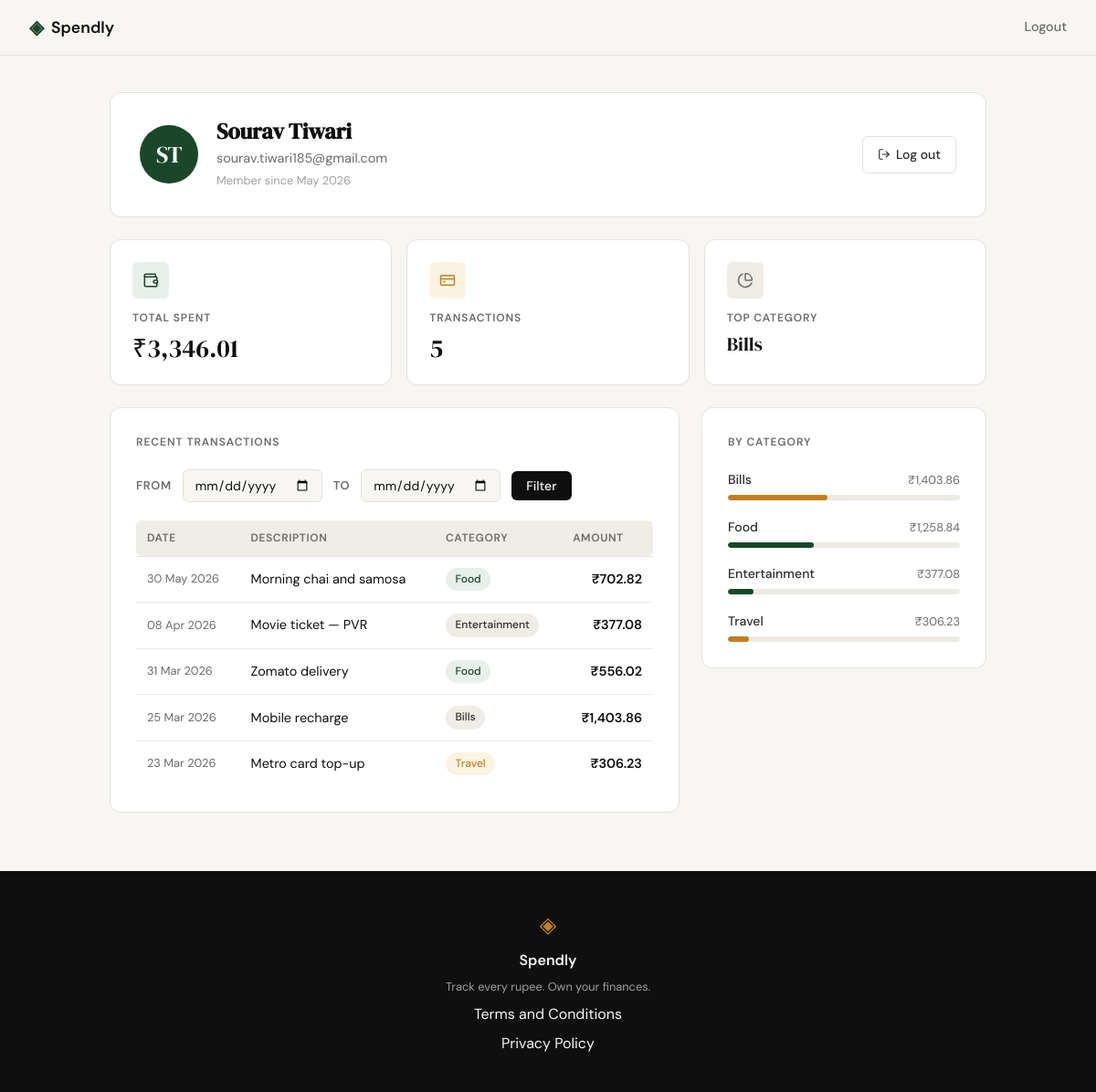
Page /profile (signed in) on the committed database.
### tables this page shows
CREATE TABLE users (
            id         INTEGER PRIMARY KEY AUTOINCREMENT,
            name       TEXT    NOT NULL,
            email      TEXT    NOT NULL UNIQUE,
            password   TEXT    NOT NULL,
            created_at TEXT    NOT NULL DEFAULT (datetime('now'))
        );

CREATE TABLE categories (
            id   INTEGER PRIMARY KEY AUTOINCREMENT,
            name TEXT    NOT NULL UNIQUE
        );

CREATE TABLE expenses (
            id          INTEGER PRIMARY KEY AUTOINCREMENT,
            user_id     INTEGER NOT NULL,
            category_id INTEGER NOT NULL,
            amount      REAL    NOT NULL CHECK (amount > 0),
            description TEXT,
            date        TEXT    NOT NULL DEFAULT (date('now')),
            created_at  TEXT    NOT NULL DEFAULT (datetime('now')),
            FOREIGN KEY (user_id)     REFERENCES users(id)      ON DELETE CASCADE,
            FOREIGN KEY (category_id) REFERENCES categories(id) ON DELETE RESTRICT
        );

### app.py (the view)
@app.route("/profile")
@login_required
def profile():
    uid = session["user_id"]
    user = queries.get_user_by_id(uid)
    if user is None:
        session.clear()
        return redirect(url_for("login"))
    start_date = request.args.get("start_date", "").strip() or None
    end_date   = request.args.get("end_date",   "").strip() or None
    for val in (start_date, end_date):
        if val:
            try:
                datetime.strptime(val, "%Y-%m-%d")
            except ValueError:
                abort(400)
    stats        = queries.get_summary_stats(uid, start_date=start_date, end_date=end_date)
    transactions = queries.get_recent_transactions(uid, start_date=start_date, end_date=end_date)
    categories   = queries.get_category_breakdown(uid, start_date=start_date, end_date=end_date)
    return render_template("profile.html", user=user,
                           stats=stats, transactions=transactions,
                           categories=categories,
                           start_date=start_date, end_date=end_date)

### app.py (called while the page is built)
@app.template_filter('inr')
def inr_filter(value):
    return f"₹{value:,.2f}"

def login_required(f):
    @wraps(f)
    def decorated(*args, **kwargs):
        if not session.get("user_id"):
            return redirect(url_for("login"))
        return f(*args, **kwargs)
    return decorated

### database/db.py (called while the page is built)
def get_db():
    conn = sqlite3.connect(_DB_PATH)
    conn.row_factory = sqlite3.Row
    conn.execute("PRAGMA foreign_keys = ON")
    return conn

### database/queries.py (called while the page is built)
def _build_date_clause(start_date, end_date):
    if start_date and end_date:
        return "e.date BETWEEN ? AND ?", [start_date, end_date]
    if start_date:
        return "e.date >= ?", [start_date]
    if end_date:
        return "e.date <= ?", [end_date]
    return "", []

def _build_where(user_id, start_date, end_date):
    date_clause, date_params = _build_date_clause(start_date, end_date)
    where = "e.user_id = ?"
    params = [user_id]
    if date_clause:
        where += " AND " + date_clause
        params.extend(date_params)
    return where, params

def get_user_by_id(user_id):
    conn = db.get_db()
    try:
        row = conn.execute(
            "SELECT name, email, created_at FROM users WHERE id = ?", (user_id,)
        ).fetchone()
    finally:
        conn.close()
    if row is None:
        return None
    try:
        member_since = datetime.strptime(row["created_at"], "%Y-%m-%d %H:%M:%S").strftime("%B %Y")
    except ValueError:
        member_since = row["created_at"][:7]
    return {"name": row["name"], "email": row["email"], "member_since": member_since}

def get_summary_stats(user_id, start_date=None, end_date=None):
    where, params = _build_where(user_id, start_date, end_date)
    conn = db.get_db()
    try:
        totals = conn.execute(
            "SELECT COALESCE(SUM(e.amount), 0.0) AS total_spent, COUNT(e.id) AS tx_count"
            " FROM expenses e WHERE " + where,
            params,
        ).fetchone()
        top = conn.execute(
            "SELECT c.name FROM expenses e"
            " JOIN categories c ON c.id = e.category_id"
            " WHERE " + where + " GROUP BY c.id ORDER BY SUM(e.amount) DESC LIMIT 1",
            params,
        ).fetchone()
    finally:
        conn.close()
    return {
        "total_spent": totals["total_spent"],
        "tx_count": totals["tx_count"],
        "top_category": top["name"] if top else "—",
    }

### templates/profile.html (shortened to what this page needs)
{% extends "base.html" %}
{% block head %}
<link rel="stylesheet" href="{{ url_for('static', filename='css/profile.css') }}">
{% endblock %}
{% block content %}
<section class="profile-section">
  <div class="profile-container">
    <div class="profile-hero-card">
      <div class="profile-avatar">
        {{ user['name'].split()[0][0] | upper }}{% if user['name'].split() | length > 1 %}{{ user['name'].split()[-1][0] | upper }}{% endif %}
      </div>
      <div class="profile-info">
        <h1 class="profile-name">{{ user['name'] }}</h1>
        <p class="profile-email">{{ user['email'] }}</p>
        <p class="profile-since">Member since {{ user['member_since'] }}</p>
      </div>
      <a href="{{ url_for('logout') }}" class="btn-ghost profile-logout">
        <i data-lucide="log-out" class="btn-icon"></i>
        Log out
      </a>
    </div>
    <div class="stats-row">
      <div class="stat-card">
        <div class="stat-icon">
          <i data-lucide="wallet"></i>
        </div>
        <p class="stat-label">Total Spent</p>
        <p class="stat-value">{{ stats.total_spent | inr }}</p>
      </div>
      <div class="stat-card">
        <div class="stat-icon stat-icon--amber">
          <i data-lucide="credit-card"></i>
        </div>
        <p class="stat-label">Transactions</p>
        <p class="stat-value">{{ stats.tx_count }}</p>
      </div>
      <div class="stat-card">
        <div class="stat-icon stat-icon--neutral">
          <i data-lucide="pie-chart"></i>
        </div>
        <p class="stat-label">Top Category</p>
        <p class="stat-value stat-value--sm">{{ stats.top_category }}</p>
      </div>
    </div>
    <div class="profile-grid">
      <div class="profile-card">
        <h2 class="profile-section-title">Recent Transactions</h2>
        <form class="filter-form" method="get" action="{{ url_for('profile') }}">
          <div class="filter-fields">
            <label class="filter-label" for="start_date">From</label>
            <input class="form-input filter-date-input" type="date"
                   id="start_date" name="start_date" value="{{ start_date or '' }}">
            <label class="filter-label" for="end_date">To</label>
            <input class="form-input filter-date-input" type="date"
                   id="end_date" name="end_date" value="{{ end_date or '' }}">
            <button class="btn-primary filter-submit" type="submit">Filter</button>
          </div>
        </form>
        <table class="txn-table">
          <thead>
            <tr>
              <th>Date</th>
              <th>Description</th>
              <th>Category</th>
              <th class="txn-amount-col">Amount</th>
            </tr>
          </thead>
          <tbody>
            {% for txn in transactions %}
            <tr>
              <td class="txn-date">{{ txn.date }}</td>
              <td class="txn-desc">{{ txn.description }}</td>
              <td><span class="badge badge--{{ txn.category | lower }}">{{ txn.category }}</span></td>
              <td class="txn-amount">{{ txn.amount | inr }}</td>
            </tr>
            {% endfor %}
          </tbody>
        </table>
      </div>
      <div class="profile-card">
        <h2 class="profile-section-title">By Category</h2>
        <div class="cat-list">
          {% for cat in categories %}
          <div class="cat-row">
            <div class="cat-row-top">
              <span class="cat-name">{{ cat.name }}</span>
              <span class="cat-total">{{ cat.total | inr }}</span>
            </div>
            <div class="progress-track">
              <div class="progress-fill progress-fill--{{ cat.name | lower }}" style="width: {{ cat.pct }}%"></div>
            </div>
          </div>
          {% endfor %}
        </div>
      </div>
    </div>
  </div>
</section>
{% endblock %}

### static/css/style.css (style rules this page uses)
:root { --ink: #0f0f0f; --ink-soft: #2d2d2d; --ink-muted: #6b6b6b; --ink-faint: #a0a0a0; --paper: #f7f6f3; --paper-warm: #f0ede6; --paper-card: #ffffff; --accent: #1a472a; --accent-light: #e8f0eb; --accent-2: #c17f24; --accent-2-light: #fdf3e3; --danger: #c0392b; --danger-light: #fdecea; --border: #e4e1da; --border-soft: #eeebe4; --font-display: 'DM Serif Display', Georgia, serif; --font-body: 'DM Sans', system-ui, sans-serif; --max-width: 1200px; --auth-width: 440px; --radius-sm: 6px; --radius-md: 12px; --radius-lg: 20px; }
*, *::before, *::after { box-sizing: border-box; margin: 0; padding: 0; }
html { font-size: 16px; scroll-behavior: smooth; }
body { background: var(--paper); color: var(--ink); font-family: var(--font-body); font-size: 1rem; line-height: 1.6; -webkit-font-smoothing: antialiased; }
a { color: inherit; text-decoration: none; }
.btn-primary { display: inline-block; background: var(--ink); color: var(--paper); padding: 0.65rem 1.5rem; border-radius: var(--radius-sm); font-family: var(--font-body); font-size: 0.9rem; font-weight: 500; cursor: pointer; border: none; transition: background 0.2s; text-decoration: none; }
.btn-ghost { display: inline-block; background: transparent; color: var(--ink-soft); padding: 0.65rem 1.5rem; border-radius: var(--radius-sm); font-size: 0.9rem; font-weight: 500; border: 1px solid var(--border); transition: all 0.2s; text-decoration: none; }
.form-input { width: 100%; padding: 0.6rem 0.875rem; border: 1px solid var(--border); border-radius: var(--radius-sm); font-family: var(--font-body); font-size: 0.95rem; color: var(--ink); background: var(--paper); outline: none; transition: border-color 0.2s; }
.form-input::placeholder { color: var(--ink-faint); }

### rows in the picture
users: name "S", name "T", name "Sourav Tiwari", email "sourav.tiwari185@gmail.com"
categories: top_category "Bills", name "Bills", total|inr "₹1,403.86"
expenses: date "30 May 2026", description "Morning chai and samosa", category "Food", amount|inr "₹702.82"
expenses: date "08 Apr 2026", description "Movie ticket — PVR", category "Entertainment", amount|inr "₹377.08"
expenses: date "31 Mar 2026", description "Zomato delivery", category "Food", amount|inr "₹556.02"
expenses: date "25 Mar 2026", description "Mobile recharge", category "Bills", amount|inr "₹1,403.86"
expenses: date "23 Mar 2026", description "Metro card top-up", category "Travel", amount|inr "₹306.23"
categories: name "Food", total|inr "₹1,258.84"
categories: name "Entertainment", total|inr "₹377.08"
categories: name "Travel", total|inr "₹306.23"

### other values in the picture
{{ user['member_since'] }} "May 2026"
{{ stats.total_spent | inr }} "₹3,346.01"
{{ stats.tx_count }} "5"
